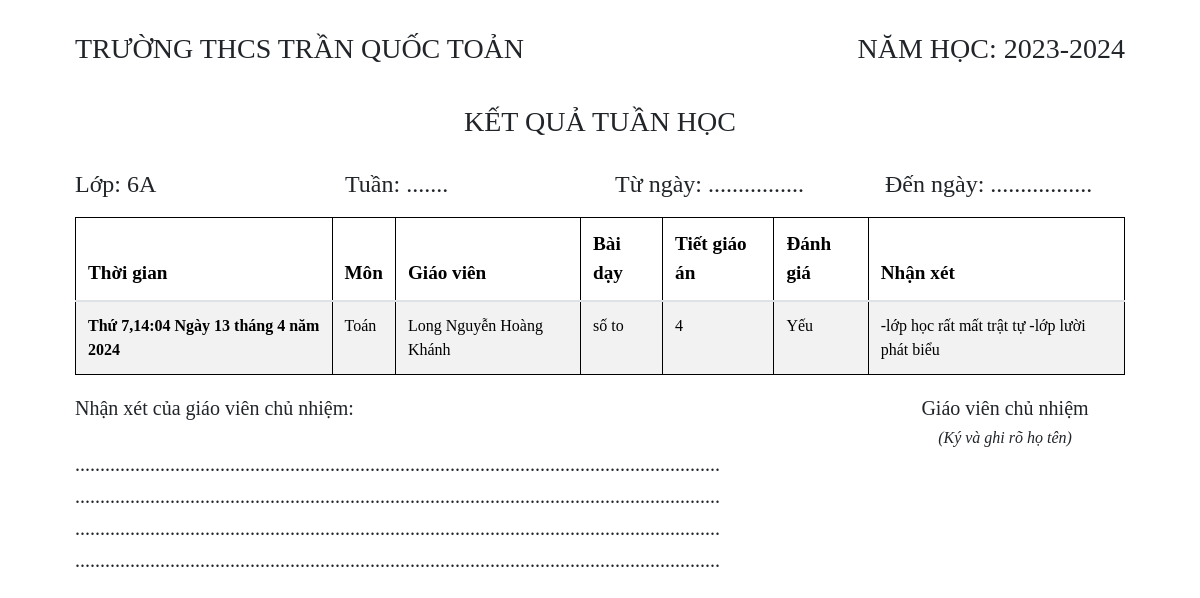
Screenshot of /home/6A/preview/ with the database file from the repository.
### SM/models.py (models this page shows, shortened)
class Classroom(models.Model):
    name = models.CharField(primary_key=True,max_length=10)
    manager = models.ForeignKey('app_User.Teacher', on_delete=models.CASCADE,related_name='classroom') # 1 lớp chỉ có 1 giáo viên và ngược lại

class Subject (models.Model):
    id = models.CharField(primary_key=True, max_length = 10)
    name = models.CharField(max_length = 100,blank=False, null=False) # cần đảm bảo bắt buôc phải có

### CM/models.py (models this page shows, shortened)
class Lessons (models.Model):
    name = models.CharField(max_length=150)
    subject = models.ForeignKey(Subject, on_delete=models.CASCADE)
    classroom = models.ForeignKey(Classroom,on_delete=models.CASCADE)
    teacher = models.ForeignKey('app_User.Teacher', on_delete=models.CASCADE)
    counter = models.PositiveIntegerField(default=1)  # Thêm trường counter (đếm số tiết) editable=False
    comment = models.TextField()
    date_time = models.DateTimeField(auto_now_add=True)
    grades = (
        (10, 'Tốt'),
        (8, 'Khá'),
        (6, 'Trung Bình'),
        (4, 'Yếu'),
    )
    grade = models.IntegerField(choices=grades, default='10')

### app_User/models.py (models this page shows, shortened)
class Teacher(AbstractBaseUser,PermissionsMixin):
    email = models.EmailField(blank = True, default="",unique=True)
    id = models.CharField(max_length=10, unique=True,primary_key=True)
    last_name = models.CharField(max_length = 100,blank =True, default="")
    first_name = models.CharField(max_length = 100,blank =True, default="")
    is_active = models.BooleanField(default=True)
    is_superuser = models.BooleanField(default=False)
    is_staff = models.BooleanField(default=False)
    date_joined = models.DateTimeField(default = timezone.now)
    last_login = models.DateTimeField(default = timezone.now)
    objects = TeacherManager()
    USERNAME_FIELD = 'email'
    EMAIL_FIELD = 'email'
    REQUIRED_FIELDS = ['id'] #id
    class Meta:
        verbose_name = 'Teacher_User'
        verbose_name_plural = 'Teacher_Users'
    def get_full_name(self):
        return f"{self.last_name} {self.first_name}"

### CM/views.py (the view)
# urls.py: path('<str:classroom>/preview/', preview_lessons, name='preview_lessons'),
def preview_lessons(request,classroom):
    classroom = get_object_or_404(Classroom, name=classroom)
    lessons = get_lessons_week(classroom=classroom)
    context={
        'lessons': lessons,
        'classroom':classroom
    }
    return render(request, 'lessons_pdf.html', context)

### CM/views.py (called while the page is built)
def get_lessons_week(classroom):
    today = datetime.now().date()
    start_of_week = today - timedelta(days=today.weekday())
    end_of_week = start_of_week + timedelta(days=6)
    lessons_week = Lessons.objects.filter(classroom=classroom, date_time__date__range=[start_of_week, end_of_week])
    return lessons_week

### CM/templates/lessons_pdf.html (shortened to what this page needs)
<!DOCTYPE html>
<html>
<head lang="vi">
    <link href="https://cdn.jsdelivr.net/npm/bootstrap@5.3.2/dist/css/bootstrap.min.css" rel="stylesheet">
    <link rel="stylesheet" href="https://cdn.jsdelivr.net/npm/bootstrap@4.3.1/dist/css/bootstrap.min.css">
</head>
<body class="full-screen container-fluid">
    <div style="margin-top: 3%">
        <div class="row">
            <div class="col-7">
                <h3>TRƯỜNG THCS TRẦN QUỐC TOẢN</h3>
            </div>
            <div class="col-5" style="text-align: right;">
                <h3>NĂM HỌC: 2023-2024</h3>
            </div>
        </div>
        <div style="margin-top:3%;text-align: center">
            <h3 >KẾT QUẢ TUẦN HỌC</h3>
        </div>
        <div class="row" style="margin-top: 3%">
            <div class="col-3">
                <h4>Lớp: {{classroom.name }}</h4>
            </div>
            <div class="col-3">
                <h4>Tuần: .......</h4>
            </div>
            <div class="col-3">
                <h4>Từ ngày: ................</h4>
            </div>
            <div class="col-3">
                <h4>Đến ngày: .................</h4>
            </div>
        </div>
        <div style="margin-top:1%">
            <table class="table table-bordered table-striped custom-table">
                <thead>
                    <tr>
                        <th scope="col">Thời gian</th>
                        <th scope="col">Môn</th>
                        <th scope="col">Giáo viên</th>
                        <th scope="col">Bài dạy</th>
                        <th scope="col">Tiết giáo án</th>
                        <th scope="col">Đánh giá</th>
                        <th scope="col">Nhận xét</th>
                    </tr>
                </thead>
                <tbody>
                    {% for lesson in lessons %}
                    <tr>
                        <th scope="row">{{lesson.date_time|date:"l" }},{{lesson.date_time }}</th>
                        <td>{{lesson.subject.name}}</td>
                        <td>{{ lesson.teacher.get_full_name }}</td>
                        <td>{{lesson.name}}</td>
                        <td>{{lesson.counter}}</td>
                        <td>{{ lesson.get_grade_display }}</td>
                        <td>{{lesson.comment}}</td>
                    </tr>
                    {% endfor %}
                </tbody>
            </table>
        </div>
        <div class="row" style="margin-top: 2%">
            <div class="col-9">
                <h5>Nhận xét của giáo viên chủ nhiệm:</h5>
                <br>
                <h5>.................................................................................................................................</h5>
                <h5>.................................................................................................................................</h5>
                <h5>.................................................................................................................................</h5>
                <h5>.................................................................................................................................</h5>
            </div>
            <div class="col-3" style="text-align: center">
                <h5>Giáo viên chủ nhiệm</h5>
                <h6 style="font-style: italic;">(Ký và ghi rõ họ tên)</h6>
            </div>
        </div>
    </div>
</body>
</html>

### CM/templates/lessons_pdf.html (style rules this page uses)
.full-screen { width:90vw; height:100vh; font-family: "Times New Roman", Times, serif; }
.full-screen thead { font-size: 1.2em; }
.custom-table,.custom-table th,.custom-table td { border: 1px solid #000000; }

### rows the page displays
Classroom: name "6A"
Lessons: date_time "Thứ 7", date_time "14:04 Ngày 13 tháng 4 năm 2024", subject.name "Toán", teacher.get_full_name "Long Nguyễn Hoàng Khánh", name "số to", counter "4", grade "Yếu", comment "-lớp học rất mất trật tự -lớp lười phát biểu"
